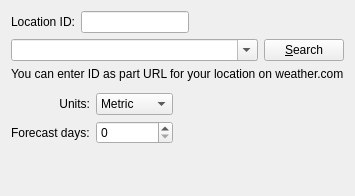
<ui version="4.0" >
 <class>WeatherCfgBase</class>
 <widget class="QWidget" name="WeatherCfgBase" >
  <property name="geometry" >
   <rect>
    <x>0</x>
    <y>0</y>
    <width>337</width>
    <height>196</height>
   </rect>
  </property>
  <property name="windowTitle" >
   <string>Form1</string>
  </property>
  <layout class="QVBoxLayout" >
   <property name="margin" >
    <number>11</number>
   </property>
   <property name="spacing" >
    <number>6</number>
   </property>
   <item>
    <layout class="QHBoxLayout" >
     <property name="margin" >
      <number>0</number>
     </property>
     <property name="spacing" >
      <number>6</number>
     </property>
     <item>
      <widget class="QLabel" name="TextLabel1" >
       <property name="text" >
        <string>Location ID:</string>
       </property>
       <property name="alignment" >
        <set>Qt::AlignRight|Qt::AlignTrailing|Qt::AlignVCenter</set>
       </property>
       <property name="wordWrap" >
        <bool>false</bool>
       </property>
      </widget>
     </item>
     <item>
      <widget class="QLineEdit" name="edtID" >
       <property name="sizePolicy" >
        <sizepolicy>
         <hsizetype>1</hsizetype>
         <vsizetype>0</vsizetype>
         <horstretch>0</horstretch>
         <verstretch>0</verstretch>
        </sizepolicy>
       </property>
      </widget>
     </item>
     <item>
      <spacer>
       <property name="orientation" >
        <enum>Qt::Horizontal</enum>
       </property>
       <property name="sizeType" >
        <enum>QSizePolicy::Expanding</enum>
       </property>
       <property name="sizeHint" >
        <size>
         <width>20</width>
         <height>20</height>
        </size>
       </property>
      </spacer>
     </item>
    </layout>
   </item>
   <item>
    <layout class="QHBoxLayout" >
     <property name="margin" >
      <number>0</number>
     </property>
     <property name="spacing" >
      <number>6</number>
     </property>
     <item>
      <widget class="QComboBox" name="cmbLocation" >
       <property name="sizePolicy" >
        <sizepolicy>
         <hsizetype>7</hsizetype>
         <vsizetype>0</vsizetype>
         <horstretch>0</horstretch>
         <verstretch>0</verstretch>
        </sizepolicy>
       </property>
       <property name="editable" >
        <bool>true</bool>
       </property>
      </widget>
     </item>
     <item>
      <widget class="QPushButton" name="btnSearch" >
       <property name="text" >
        <string>&amp;Search</string>
       </property>
      </widget>
     </item>
    </layout>
   </item>
   <item>
    <widget class="QLabel" name="TextLabel1_4" >
     <property name="text" >
      <string>You can enter ID as part URL for your location on weather.com</string>
     </property>
     <property name="wordWrap" >
      <bool>false</bool>
     </property>
    </widget>
   </item>
   <item>
    <widget class="LinkLabel" native="1" name="lblLnk" />
   </item>
   <item>
    <layout class="QGridLayout" >
     <property name="margin" >
      <number>0</number>
     </property>
     <property name="spacing" >
      <number>6</number>
     </property>
     <item row="0" column="1" >
      <widget class="QComboBox" name="cmbUnits" >
       <item>
        <property name="text" >
         <string>Metric</string>
        </property>
       </item>
       <item>
        <property name="text" >
         <string>Standart</string>
        </property>
       </item>
      </widget>
     </item>
     <item row="0" column="2" >
      <spacer>
       <property name="orientation" >
        <enum>Qt::Horizontal</enum>
       </property>
       <property name="sizeType" >
        <enum>QSizePolicy::Expanding</enum>
       </property>
       <property name="sizeHint" >
        <size>
         <width>20</width>
         <height>20</height>
        </size>
       </property>
      </spacer>
     </item>
     <item row="1" column="1" >
      <widget class="QSpinBox" name="edtDays" >
       <property name="maximum" >
        <number>10</number>
       </property>
      </widget>
     </item>
     <item row="1" column="0" >
      <widget class="QLabel" name="TextLabel1_3" >
       <property name="text" >
        <string>Forecast days:</string>
       </property>
       <property name="wordWrap" >
        <bool>false</bool>
       </property>
      </widget>
     </item>
     <item row="0" column="0" >
      <widget class="QLabel" name="TextLabel1_2" >
       <property name="text" >
        <string>Units:</string>
       </property>
       <property name="alignment" >
        <set>Qt::AlignRight|Qt::AlignTrailing|Qt::AlignVCenter</set>
       </property>
       <property name="wordWrap" >
        <bool>false</bool>
       </property>
      </widget>
     </item>
    </layout>
   </item>
   <item>
    <spacer>
     <property name="orientation" >
      <enum>Qt::Vertical</enum>
     </property>
     <property name="sizeType" >
      <enum>QSizePolicy::Expanding</enum>
     </property>
     <property name="sizeHint" >
      <size>
       <width>20</width>
       <height>20</height>
      </size>
     </property>
    </spacer>
   </item>
  </layout>
 </widget>
 <customwidgets>
  <customwidget>
   <class>LinkLabel</class>
   <extends>QWidget</extends>
   <header>linklabel.h</header>
  </customwidget>
 </customwidgets>
 <resources/>
 <connections/>
</ui>
